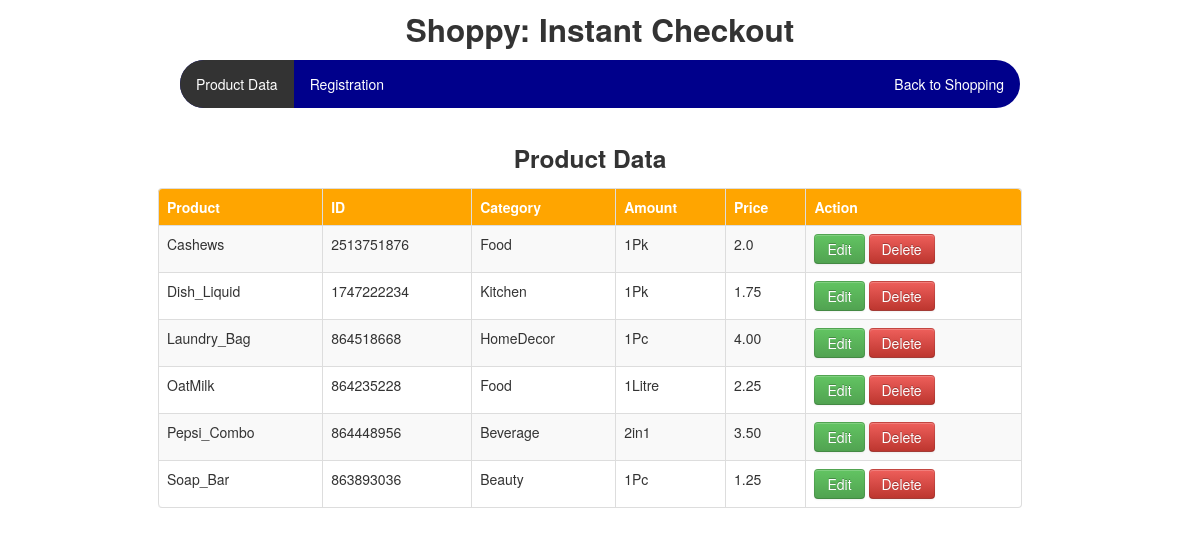
The app's page /product_data.php with its own data.
### tables this page shows
CREATE TABLE `product_list` (
  `product` varchar(100) NOT NULL,
  `id` varchar(100) NOT NULL,
  `category` varchar(100) NOT NULL,
  `amount` varchar(100) NOT NULL,
  `price` varchar(100) NOT NULL
);

### product_data.php (the view, shortened to what this page needs)
<!DOCTYPE html>
<html lang="en">
<html>
	<head>
		<link href="css/bootstrap.min.css" rel="stylesheet">
	</head>
	<body>
		<h2>Shoppy: Instant Checkout</h2>
		<ul class="topnav">
			<li><a class="active" href="product_data.php">Product Data</a></li>
			<li><a href="registration.php">Registration</a></li>
			<li class="right"><a href="home.php">Back to Shopping</a></li>
		</ul>
		<br>
		<div class="container">
            <div class="row">
                <h3>Product Data</h3>
            </div>
            <div class="row">
                <table class="table table-striped table-bordered">
                  <thead>
                    <tr bgcolor="#FFA500" color="#FFFFFF">
                      <th>Product</th>
                      <th>ID</th>
					  <th>Category</th>
					  <th>Amount</th>
                      <th>Price</th>
					  <th>Action</th>
                    </tr>
                  </thead>
                  <tbody>
                  <?php
                   $pdo = Database::connect();
                   $sql = 'SELECT * FROM product_list ORDER BY product ASC';
                   foreach ($pdo->query($sql) as $row) {
                            echo '<tr>';
                            echo '<td>'. $row['product'] . '</td>';
                            echo '<td>'. $row['id'] . '</td>';
                            echo '<td>'. $row['category'] . '</td>';
							echo '<td>'. $row['amount'] . '</td>';
							echo '<td>'. $row['price'] . '</td>';
							echo '<td><a class="btn btn-success" href="product_data_edit.php?id='.$row['id'].'">Edit</a>';
							echo '<a class="btn btn-danger" href="product_data_delete.php?id='.$row['id'].'">Delete</a>';
							echo '</td>';
                            echo '</tr>';
                   }
                  ?>
                  </tbody>
				</table>
			</div>
		</div>
		<br><br>
	</body>
</html>

### product_data.php (style rules this page uses)
html { font-family: Arial; display: inline-block; margin: 0px auto; text-align: center; }
ul.topnav { border-radius: 40px; list-style-type: none; margin: auto; padding: 0; overflow: hidden; background-color: #00008B; width: 70%; }
ul.topnav li { float: left; }
ul.topnav li a { display: block; color: white; text-align: center; padding: 14px 16px; text-decoration: none; }
ul.topnav li a.active { background-color: #333; }
ul.topnav li.right { float: right; }
.table { margin: auto; width: 90%; }
thead { color: #FFFFFF; }

### records on screen
product_list: product "Cashews", id "2513751876", category "Food", amount "1Pk", price "2.0"
product_list: product "Dish_Liquid", id "1747222234", category "Kitchen", amount "1Pk", price "1.75"
product_list: product "Laundry_Bag", id "864518668", category "HomeDecor", amount "1Pc", price "4.00"
product_list: product "OatMilk", id "864235228", category "Food", amount "1Litre", price "2.25"
product_list: product "Pepsi_Combo", id "864448956", category "Beverage", amount "2in1", price "3.50"
product_list: product "Soap_Bar", id "863893036", category "Beauty", amount "1Pc", price "1.25"
